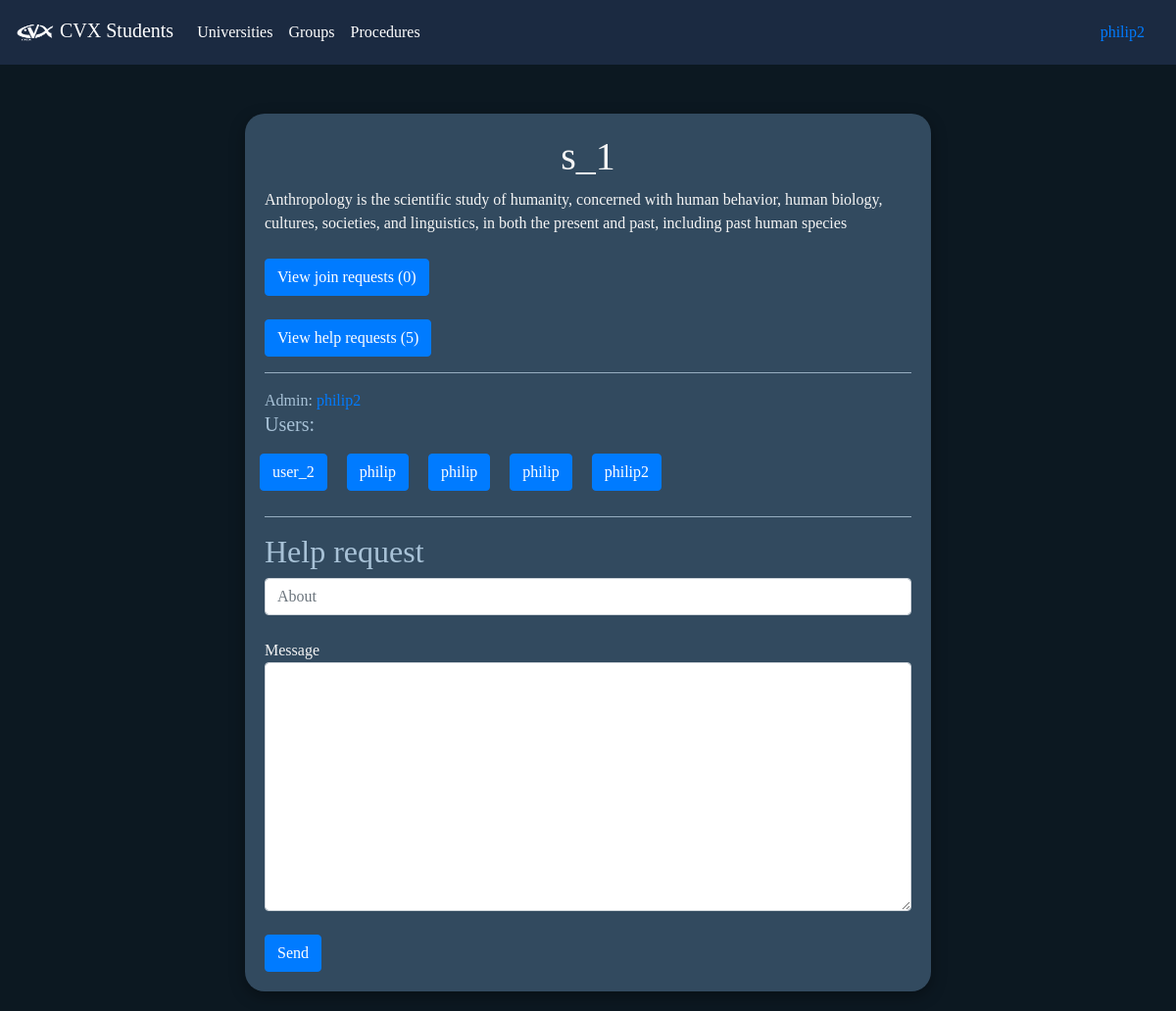
Page /users/support_group/1/ (signed in) on the earlier database version.
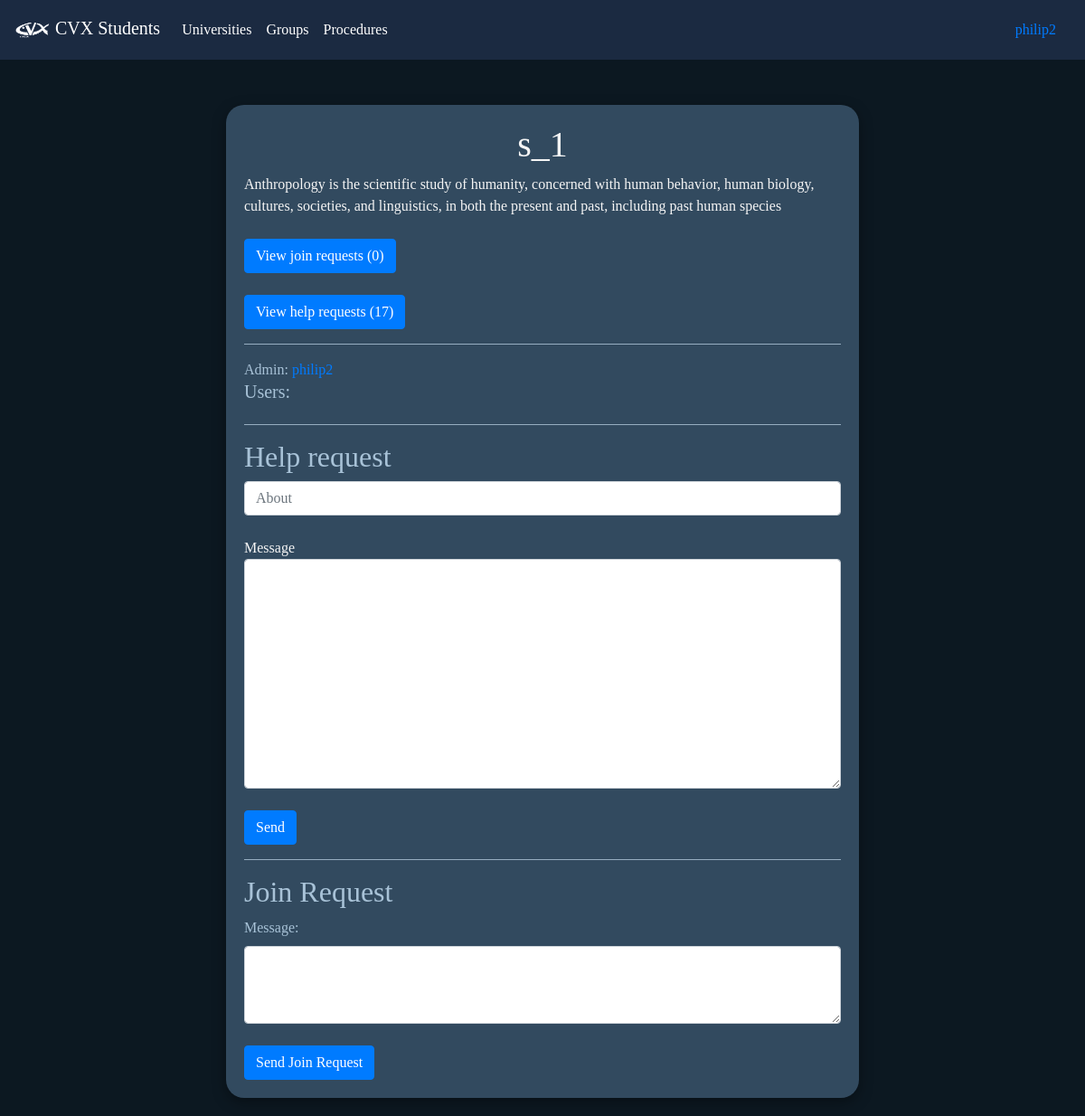
Same page on the later database version.
### users/models.py (models this page shows, shortened)
class SupportGourp(models.Model):
    name    = models.CharField(max_length=100)
    admin   = models.ForeignKey(User, null=True, on_delete=models.SET_NULL)
    about   = models.TextField()
    def __str__(self):
        return self.name

class SupportGourpUser(models.Model):
    support_gourp   = models.ForeignKey(SupportGourp, on_delete=models.CASCADE)
    user                    = models.ForeignKey(User, on_delete=models.CASCADE)

### users/views.py (the view, shortened to what this page needs)
# urls.py: path('support_group/<int:group_id>/', view_support_group, name='view_support_group'),
def view_support_group(request, group_id):
    check_1 = check_access_type_1(request)
    if not check_1['status']:
        return render(request, 'access_denied.html', check_1)
    group = SupportGourp.objects.get(pk = group_id)
    SupportGroupHelpRequestForm = SupportGroupHelpRequest_form(initial={"user": request.user.pk, 'support_gourp' : group_id})
    SupportGroupJoinRequestForm = SupportGroupJoinRequest_form(initial={"user": request.user.pk, 'support_gourp' : group_id})
    join_requests_count = SupportGroupJoinRequest.objects.filter(support_gourp = group).count()
    help_requests_count = SupportGroupHelpRequest.objects.filter(support_gourp = group).count()
    user_in_group = request.user in [a.user for a in group.supportgourpuser_set.all()]
    return render(request, 'support_group.html', {'group': group, 'SupportGroupHelpRequest': SupportGroupHelpRequestForm, 'SupportGroupJoinRequest':SupportGroupJoinRequestForm, 'join_requests_count':join_requests_count, 'group_id': group_id, 'user_in_group': user_in_group, 'help_requests_count':help_requests_count})

### users/forms.py
class SupportGroupHelpRequest_form(ModelForm):
    class Meta:
        model = SupportGroupHelpRequest
        fields = ["about", "message", "user", "support_gourp"]

class SupportGroupJoinRequest_form(ModelForm):
    class Meta:
        model = SupportGroupJoinRequest
        fields = ["message", "user", "support_gourp"]

### users/templates/support_group.html (shortened to what this page needs)
{% extends "general_form.html" %}
{% load static %}
{% block in_form %}
    <h1>{{ group }}</h1>
    <p> {{ group.about }} </p>
    {% if user == group.admin %}
        <br>
        <a class="btn btn-primary" href="{% url 'view_join_requests' group_id=group_id %}"> View join requests ({{ join_requests_count }})</a><br>
    {% endif %}
    {% if user == group.admin or user_in_group %}
        <br>
        <a class="btn btn-primary" href="{% url 'view_help_requests' group_id=group_id %}"> View help requests ({{ help_requests_count }})</a><br>
    {% endif %}
    <hr>
    Admin:  <a href="{% url 'profile' user_id=group.admin.pk %}">{{ group.admin }}</a>  <br>
    <h5> Users: </h5>
    <div class="row">
        {% for g_user in  group.supportgourpuser_set.all %}
            <a href="{% url 'profile' user_id=g_user.user.pk %}" style="margin: 10px;" class="btn btn-primary">{{ g_user.user }}</a>  <br>
        {% endfor %}
    </div>
    <hr>
    <h2>Help request</h2>
    <form method="post">
        <input type="text"name="about"id="id_about" class="form-control" placeholder="About"><br>
        <p>Message</p>
        <textarea name="message" cols="40" rows="10" id="id_message" class="form-control" ></textarea>
        <br>
        <button type="submit" class="btn btn-primary">Send</button>
    </form>
    {% if not user_in_group %}
    <hr>
    <h2>Join Request</h2>
    <form method="post">
        <label for="id_message">Message:</label>
        <textarea  class="form-control" name="message"  rows="3" id="id_message"></textarea>
        <br>
        <button type="submit" class="btn btn-primary">Send Join Request</button>
    </form>
    {% endif %}
{% endblock %}

### users/templates/general_form.html (shortened to what this page needs)
{% load static %}
<!DOCTYPE html>
<html lang="en">
<head>
   <link rel="stylesheet" href="{% static 'css/style.css' %}  ">
   <link rel="stylesheet" href="https://cdn.jsdelivr.net/npm/bootstrap@4.3.1/dist/css/bootstrap.min.css">
   <link rel="stylesheet" href="https://cdn.jsdelivr.net/npm/bootstrap-select@1.13.14/dist/css/bootstrap-select.min.css">
</head>
<body style="background-color: #0c1821;color: #a8c2d7;">
   {% include 'navbar.html' %}
   <div class="outter_form">
        {% block in_form %}{% endblock %}
   </div>
</body>
</html>

### users/templates/navbar.html (shortened to what this page needs)
{% load static %}
<nav class="navbar navbar-expand-lg navbar-dark" style="background-color: #1b2a41 !important;position: fixed; width: 100%;top: 0px;">
    <a class="navbar-brand" href="{% url 'home' %}"><img src="{% static 'images/cvx.png' %}" style="width: 40px;" alt=""> CVX Students</a>
    <div class="collapse navbar-collapse" id="navbarSupportedContent">
      <ul class="navbar-nav mr-auto">
        {% if not user.is_anonymous %}
            <li class="nav-item active">
                <a class="nav-link" href="{% url 'view_universities' %}">Universities</a>
            </li>
            <li class="nav-item active">
                <a class="nav-link" href="{% url 'view_support_groups' %}">Groups </a>
            </li>
            <li class="nav-item active">
                <a class="nav-link" href="{% url 'view_procedures' %}">Procedures</a>
            </li>
        {% endif %}
      </ul>
    {% if user.is_anonymous %}
        <li class="form-inline my-2 my-lg-0">
            <a class="nav-link" href="{% url 'login' %}">Login</a>
        </li>
        <li class="form-inline my-2 my-lg-0">
            <a class="nav-link" href="{% url 'create_user_account' %}">Signup</a>
        </li>
    {% else %}
        <li class="form-inline my-2 my-lg-0">
            <a class="nav-link" href="{% url 'profile' user.pk %}">{{ user }}</a>
        </li>
    {% endif %}
    </div>
  </nav>
  <br><br><br><br>

### users/static/css/style.css (style rules this page uses)
body { font-family: 'Comfortaa' !important; }
.outter_form { background-color: #324a5f; width: 100%; padding:20px; max-width: 700px; margin: 0 auto; margin-top: 20px; margin-bottom: 20px; border-radius: 20px; box-shadow: rgba(0, 0, 0, 0.35) 0px 5px 15px; }
p { margin-bottom: 0px !important; }
hr { background-color: #a8c2d7; }
.navbar { background-color: #324a5f; }
h1 { color: #f5f5f5; text-align: center; }
p { color: #f5f5f5; }

Differences in the rows shown:
removed SupportGourpUser: user "user_2"
removed SupportGourpUser: user "philip"
removed SupportGourpUser: user "philip"
removed SupportGourpUser: user "philip"
removed SupportGourpUser: user "philip2"
Other differences:
{{ help_requests_count }}: "5" → "17"
text now shown: "Join Request Message: Send Join Request"
